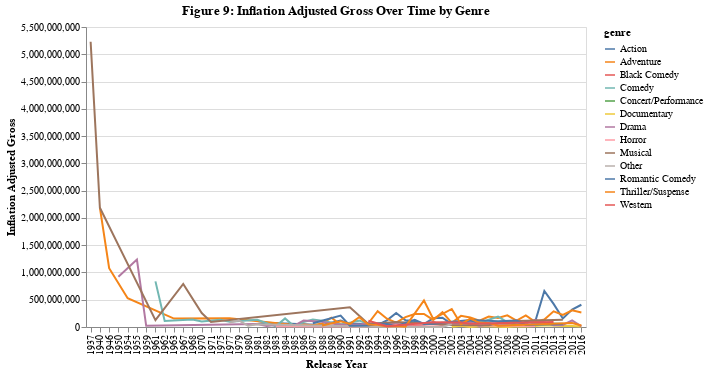

Notebook source saved alongside this figure:
### Code cell
genre_yearly['genre'] = genre_yearly['genre'].astype(str)

gross_genre_chart = (
    alt.Chart(genre_yearly, width=500, height=300)
    .mark_line()
    .encode(
        x=alt.X("release_year:N", title="Release Year"),
        y=alt.Y("inflation_adjusted_gross:Q", title="Inflation Adjusted Gross"),
        color='genre:N',
        tooltip=['release_year:N', 'inflation_adjusted_gross:Q']
    )
    .properties(title='Figure 9: Inflation Adjusted Gross Over Time by Genre')
)

# Display the chart
gross_genre_chart

### Figure 1 — Vega-Lite specification as saved in the notebook (floating-point values rounded to 4 significant figures; data arrays with more than 128 entries replaced by an {"elided": "..."} marker saying what was removed)
{"config": {"view": {"continuousWidth": 400, "continuousHeight": 300}}, "data": {"name": "data-a485d509adfccff32c0931c24bd97b34"}, "mark": "line", "encoding": {"color": {"type": "nominal", "field": "genre"}, "tooltip": [{"type": "nominal", "field": "release_year"}, {"type": "quantitative", "field": "inflation_adjusted_gross"}], "x": {"type": "nominal", "field": "release_year", "title": "Release Year"}, "y": {"type": "quantitative", "field": "inflation_adjusted_gross", "title": "Inflation Adjusted Gross"}}, "height": 300, "title": "Figure 9: Inflation Adjusted Gross Over Time by Genre", "width": 500, "$schema": "https://vega.github.io/schema/vega-lite/v4.8.1.json", "datasets": {"data-a485d509adfccff32c0931c24bd97b34": {"elided": "229 records"}}}
